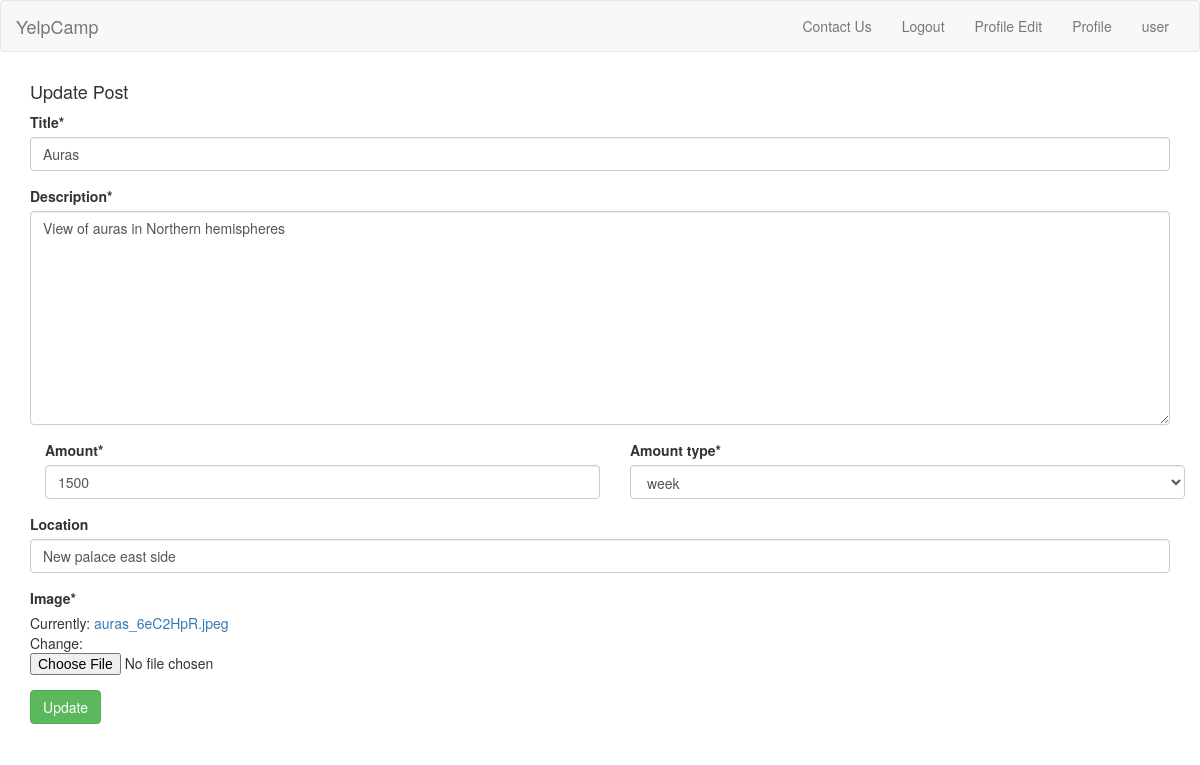
Page /campgrounds/edit/1 (signed in) on the committed database.
### src/models.py (models this page shows, shortened)
class Campground(models.Model):
     user = models.ForeignKey(User, related_name="posts", null=True, on_delete=models.SET_NULL)
     title = models.CharField(max_length=20)
     description = models.TextField(max_length=100)
     amount_type = models.CharField(choices=rent_type, max_length=10)
     amount = models.IntegerField(default=0000)
     created_date_post = models.DateField(default=timezone.now,null=True,blank=True)
     location = models.CharField(max_length=25,null=True,blank=True)
     image = models.ImageField()

### src/views.py (the view)
# urls.py: path('campgrounds/edit/<int:pk>',views.CampUpdateView.as_view(template_name='camp_update.html'),name='update'),
class CampUpdateView(LoginRequiredMixin,UpdateView):
    model = Campground
    fields = '__all__'

### templates/camp_update.html
{% extends "base.html" %}
{% load crispy_forms_tags %}
{% block content %}
<div class="container">
	<h4>Update Post</h4>
	<form method="POST" action="{% url 'src:new' %}" id="NewCampAdd" enctype="multipart/form-data">
		{{ form.title|as_crispy_field }}
		{{ form.description|as_crispy_field }}
		<div class="container">
			<div class="row">
				<div class="col-lg-6">
				{{ form.amount|as_crispy_field }}
				</div>
				<div class="col-lg-6">
				{{ form.amount_type|as_crispy_field }}
				</div>
			</div>
		</div>
		{{ form.location|as_crispy_field }}
		{{ form.image|as_crispy_field }}
		<input type="submit" value="Update" class="btn btn-success btn-large">
	</form>
</div>
{% endblock content %}

### templates/base.html (shortened to what this page needs)
{% load static %}
<html>
    <head>
        <link rel="stylesheet" href="https://maxcdn.bootstrapcdn.com/bootstrap/3.3.5/css/bootstrap.min.css">
        <link rel="stylesheet" href="css/style.css">
    </head>
    <body>
    <nav class="navbar navbar-default">
        <div class="container-fluid">
            <div class="navbar-header">
                <a class="navbar-brand" href="/">YelpCamp</a>
            </div>
            <div class="collapse navbar-collapse">
                <ul class="nav navbar-nav navbar-right">
                        <li><a href="{% url 'src:contact_us' %}">Contact Us</a></li>
                        {% if user.is_authenticated %}
                        <li><a href="{% url 'accounts:logout' %}">Logout</a></li>
                        <li><a href="{% url 'accounts:userInfo' pk=user.pk%}">Profile Edit</a></li>
                        <li><a href="{% url 'accounts:usershow' pk=user.pk%}">Profile</a></li>
                        {% else %}
                            <li><a href="{% url 'accounts:login' %}">Login</a></li>
                            <li><a href="{% url 'accounts:signup' %}">Sign Up</a></li>
                        {% endif %}
                            <li><a href="#">{{ user.username }}</a></li>
                </ul>
            </div>
        </div>
    </nav>
    <div>
        {% block content %}
        {% endblock content %}
    </div>
</body>
</html>

### static/css/style.css (style rules this page uses)
body { margin: 0; padding: 0; }

### rows in the picture
Campground: title "Auras", description "View of auras in Northern hemispheres", amount "1500", amount_type "week", location "New palace east side"

### other values in the picture
{{ user.username }} "user"
